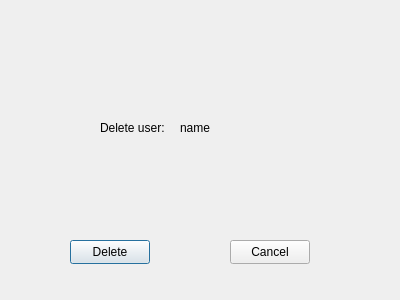
<?xml version="1.0" encoding="UTF-8"?>
<ui version="4.0">
 <class>delete_contact_dialog</class>
 <widget class="QDialog" name="delete_contact_dialog">
  <property name="geometry">
   <rect>
    <x>0</x>
    <y>0</y>
    <width>400</width>
    <height>300</height>
   </rect>
  </property>
  <property name="windowTitle">
   <string>Dialog</string>
  </property>
  <widget class="QPushButton" name="delete_pushButton">
   <property name="geometry">
    <rect>
     <x>70</x>
     <y>240</y>
     <width>80</width>
     <height>24</height>
    </rect>
   </property>
   <property name="text">
    <string>Delete</string>
   </property>
  </widget>
  <widget class="QPushButton" name="cancel_pushButton">
   <property name="geometry">
    <rect>
     <x>230</x>
     <y>240</y>
     <width>80</width>
     <height>24</height>
    </rect>
   </property>
   <property name="text">
    <string>Cancel</string>
   </property>
  </widget>
  <widget class="QLabel" name="delete_label">
   <property name="geometry">
    <rect>
     <x>100</x>
     <y>120</y>
     <width>111</width>
     <height>16</height>
    </rect>
   </property>
   <property name="text">
    <string>Delete user:</string>
   </property>
  </widget>
  <widget class="QLabel" name="name_label">
   <property name="geometry">
    <rect>
     <x>180</x>
     <y>120</y>
     <width>49</width>
     <height>16</height>
    </rect>
   </property>
   <property name="text">
    <string>name</string>
   </property>
  </widget>
 </widget>
 <resources/>
 <connections/>
</ui>
